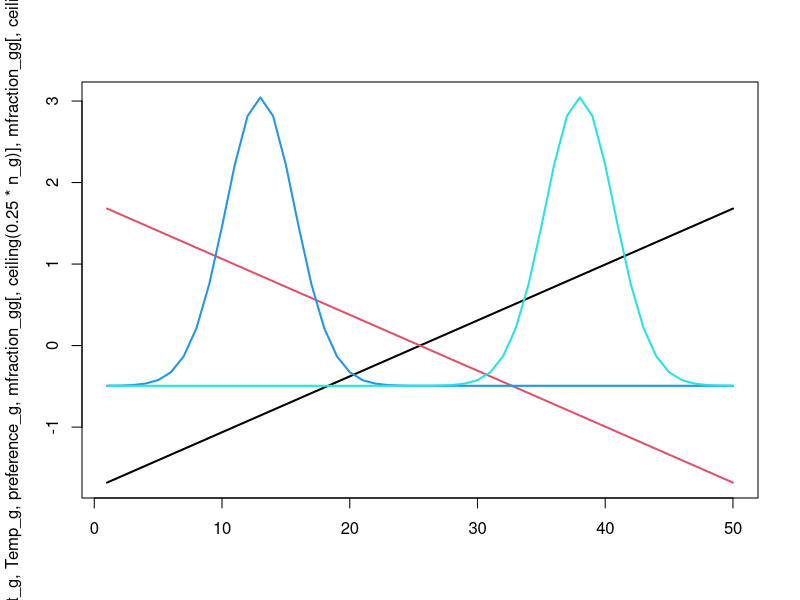

This chart was generated by the following R code: (Note: this script raises an error after producing the figure.)

#library(Matrix)
n_g = 50

# Domain characteristics
lat_g = seq(55, 65, length=n_g)
Temp_g = seq(15, 5, length=n_g)

# Parameters
# if testing diffusion via comparison with variance of displacement
  diffusion_coefficient = 2 ^ 2
  preference_g = -0 * (Temp_g - 10)^2
# if testing dynamics for taxis
  #diffusion_coefficient = 1 ^ 2
  #preference_g = -0.1 * (Temp_g - 10)^2

# Movement operator
A_gg = ifelse( round(abs(outer(lat_g,lat_g,"-")),2) == round(mean(diff(lat_g)),2), 1, 0 )
# Diffusion
diffusion_gg = A_gg * diffusion_coefficient   
diag(diffusion_gg) = -1 * colSums(diffusion_gg)
# Taxis
taxis_gg = A_gg * outer(preference_g, preference_g, "-")
diag(taxis_gg) = -1 * colSums(taxis_gg)
# Total
mrate_gg = diffusion_gg + taxis_gg
if( any(mrate_gg-diag(diag(mrate_gg))<0) ) stop("`mrate_gg` must be a Metzler matrix. Consider changing parameterization")
# Annualized
mfraction_gg = Matrix::expm(mrate_gg)

# plot
matplot( scale(cbind(lat_g,Temp_g,preference_g,mfraction_gg[,ceiling(0.25*n_g)],mfraction_gg[,ceiling(0.75*n_g)])), type="l", lty="solid", lwd=2 )

#
Matrix::image(mfraction_gg[1:150,1:150], xlab="From", ylab="To",breaks = )
test = matrix(mfraction_gg@x,nrow = mfraction_gg@Dim[1],ncol = mfraction_gg@Dim[2])
plot(test)

# Stationary distribution
stationary_g = eigen(mfraction_gg)$vectors[,1]
stationary_g = stationary_g / sum(stationary_g)

#
matplot( x=lat_g, y=cbind(preference_g-min(preference_g),stationary_g), type="l", col=c("black","blue") )

# n(t+1) = Mrate_gg * n(t)

# Diffusion should equal variance of displacement
  # Using central cell to minimize boundary issues
# sum( mfraction_gg[,6] * 1:n_g )
mean1 = weighted.mean(1:n_g, w=mfraction_gg[,ceiling(n_g/2)])
# sum( mfraction_gg[,6] * (1:n_g-mean1)^2 )
(var1 = weighted.mean( (1:n_g-mean1)^2, w=mfraction_gg[,ceiling(n_g/2)]) )
diffusion_coefficient * 2  # 2*D because variance of displacement is 2*D in one-dimension

# ----------------------------------------------------------------------------------------











